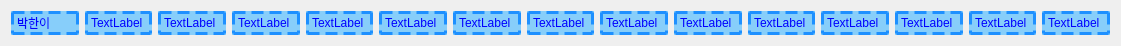
   <widget class="QWidget" name="horizontalLayoutWidget">
    <property name="geometry">
     <rect>
      <x>70</x>
      <y>209</y>
      <width>1121</width>
      <height>41</height>
     </rect>
    </property>
    <layout class="QHBoxLayout" name="horizontalLayout">
     <item>
      <widget class="QLabel" name="label_1">
       <property name="styleSheet">
        <string notr="true">color: blue;
background-color: #87CEFA;
border-style: dashed;
border-width: 3px;             
border-color: #1E90FF;
text-align: center</string>
       </property>
       <property name="text">
        <string>박한이</string>
       </property>
      </widget>
     </item>
     <item>
      <widget class="QLabel" name="label_2">
       <property name="styleSheet">
        <string notr="true">color: blue;
background-color: #87CEFA;
border-style: dashed;
border-width: 3px;             
border-color: #1E90FF</string>
       </property>
       <property name="text">
        <string>TextLabel</string>
       </property>
      </widget>
     </item>
     <item>
      <widget class="QLabel" name="label_3">
       <property name="styleSheet">
        <string notr="true">color: blue;
background-color: #87CEFA;
border-style: dashed;
border-width: 3px;             
border-color: #1E90FF</string>
       </property>
       <property name="text">
        <string>TextLabel</string>
       </property>
      </widget>
     </item>
     <item>
      <widget class="QLabel" name="label_4">
       <property name="styleSheet">
        <string notr="true">color: blue;
background-color: #87CEFA;
border-style: dashed;
border-width: 3px;             
border-color: #1E90FF</string>
       </property>
       <property name="text">
        <string>TextLabel</string>
       </property>
      </widget>
     </item>
     <item>
      <widget class="QLabel" name="label_5">
       <property name="styleSheet">
        <string notr="true">color: blue;
background-color: #87CEFA;
border-style: dashed;
border-width: 3px;             
border-color: #1E90FF</string>
       </property>
       <property name="text">
        <string>TextLabel</string>
       </property>
      </widget>
     </item>
     <item>
      <widget class="QLabel" name="label_6">
       <property name="styleSheet">
        <string notr="true">color: blue;
background-color: #87CEFA;
border-style: dashed;
border-width: 3px;             
border-color: #1E90FF</string>
       </property>
       <property name="text">
        <string>TextLabel</string>
       </property>
      </widget>
     </item>
     <item>
      <widget class="QLabel" name="label_7">
       <property name="styleSheet">
        <string notr="true">color: blue;
background-color: #87CEFA;
border-style: dashed;
border-width: 3px;             
border-color: #1E90FF</string>
       </property>
       <property name="text">
        <string>TextLabel</string>
       </property>
      </widget>
     </item>
     <item>
      <widget class="QLabel" name="label_8">
       <property name="styleSheet">
        <string notr="true">color: blue;
background-color: #87CEFA;
border-style: dashed;
border-width: 3px;             
border-color: #1E90FF</string>
       </property>
       <property name="text">
        <string>TextLabel</string>
       </property>
      </widget>
     </item>
     <item>
      <widget class="QLabel" name="label_9">
       <property name="styleSheet">
        <string notr="true">color: blue;
background-color: #87CEFA;
border-style: dashed;
border-width: 3px;             
border-color: #1E90FF</string>
       </property>
       <property name="text">
        <string>TextLabel</string>
       </property>
      </widget>
     </item>
     <item>
      <widget class="QLabel" name="label_10">
       <property name="styleSheet">
        <string notr="true">color: blue;
background-color: #87CEFA;
border-style: dashed;
border-width: 3px;             
border-color: #1E90FF
</string>
       </property>
       <property name="text">
        <string>TextLabel</string>
       </property>
      </widget>
     </item>
     <item>
      <widget class="QLabel" name="label_11">
       <property name="styleSheet">
        <string notr="true">color: blue;
background-color: #87CEFA;
border-style: dashed;
border-width: 3px;             
border-color: #1E90FF</string>
       </property>
       <property name="text">
        <string>TextLabel</string>
       </property>
      </widget>
     </item>
     <item>
      <widget class="QLabel" name="label_12">
       <property name="styleSheet">
        <string notr="true">color: blue;
background-color: #87CEFA;
border-style: dashed;
border-width: 3px;             
border-color: #1E90FF</string>
       </property>
       <property name="text">
        <string>TextLabel</string>
       </property>
      </widget>
     </item>
     <item>
      <widget class="QLabel" name="label_13">
       <property name="styleSheet">
        <string notr="true">color: blue;
background-color: #87CEFA;
border-style: dashed;
border-width: 3px;             
border-color: #1E90FF</string>
       </property>
       <property name="text">
        <string>TextLabel</string>
       </property>
      </widget>
     </item>
     <item>
      <widget class="QLabel" name="label_14">
       <property name="styleSheet">
        <string notr="true">color: blue;
background-color: #87CEFA;
border-style: dashed;
border-width: 3px;             
border-color: #1E90FF</string>
       </property>
       <property name="text">
        <string>TextLabel</string>
       </property>
      </widget>
     </item>
     <item>
      <widget class="QLabel" name="label_15">
       <property name="styleSheet">
        <string notr="true">color: blue;
background-color: #87CEFA;
border-style: dashed;
border-width: 3px;             
border-color: #1E90FF</string>
       </property>
       <property name="text">
        <string>TextLabel</string>
       </property>
      </widget>
     </item>
    </layout>
   </widget>
